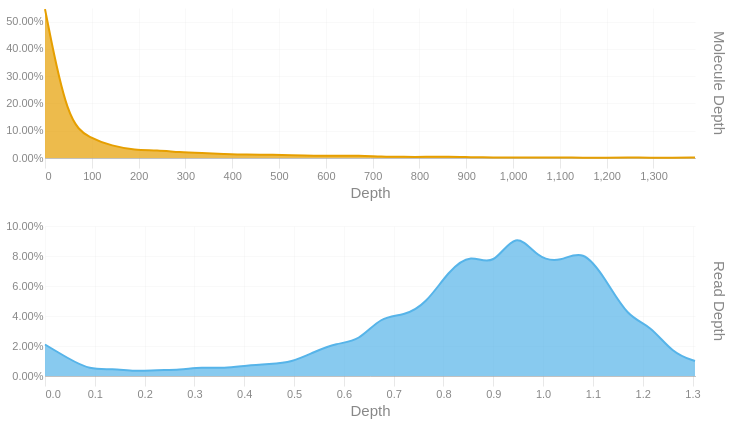

Here is the notebook cell this chart was saved with:
### Code cell
readdep = depth_hist(tb['Read Depth'], q99, 3)
readdep = readdep.with_columns(pl.lit('Read Depth').alias('Metric'))
if not SKIPLR:
    moldep = depth_hist(tb['Molecule Depth'], mol_q99, 1)
    moldep = moldep.with_columns(pl.lit('Molecule Depth').alias('Metric'))
    _hist = pl.concat([readdep, moldep])
    _hist = _hist.filter(pl.col('Proportion') != 0)
    with SafeRender(_hist):
        (
            alt.Chart(_hist)        
            .mark_area(interpolate = "basis")
            .encode(
                x=alt.X('Bin:Q').scale(domainMin=0).axis(alt.Axis(title='Depth')),
                y = alt.Y('Proportion:Q', title = None).axis(format = '.2%'),
                color = alt.Color('Metric:N').legend(None),
                row = alt.Row("Metric:N").header(title = None, labelOrient = 'right'),
                tooltip = [
                    alt.Tooltip("Metric:N", title = "Metric"),
                    alt.Tooltip('Interval:N', title = "Depth Interval"),
                    alt.Tooltip('Proportion:Q', title = "% Alignments").format('.2%')
                ]
            )
            .resolve_scale(x='independent', y='independent')
            .properties(
                height = 150, width = 650,
                usermeta={'embedOptions': {'downloadFileName': f'{samplename}.depth.hist'}}
            )
        ).display()
else:
    readdep = readdep.filter(pl.col('Proportion') != 0)
    with SafeRender(readdep):
        (
            alt.Chart(readdep)        
            .mark_area(interpolate = "basis")
            .encode(
                x=alt.X('Bin:Q').scale(domainMin=0).axis(alt.Axis(title='Depth')),
                y = alt.Y('Proportion:Q', title = None).axis(format = '.2%'),
                tooltip = [
                    alt.Tooltip('Interval:N', title = "Depth Interval"),
                    alt.Tooltip('Proportion:Q', title = "% Alignments").format('.2%')
                ]
            )
            .properties(
                usermeta={'embedOptions': {'downloadFileName': f'{samplename}.depth.hist'}}
            )
        ).display()

### Figure 1 — Vega-Lite specification as saved in the notebook (floating-point values rounded to 4 significant figures)
{"width": 650, "height": 150, "config": {"title": {"anchor": "start", "dy": -15, "fontSize": 18, "color": "#888888", "subtitleColor": "#888888", "subtitleFontSize": 14}, "arc": {"fill": "#0072B2"}, "axis": {"domainColor": "#888888", "domainWidth": 0.5, "gridWidth": 0.2, "grid": false, "titleFontWeight": 400, "titleFontSize": 15, "labelFontSize": 11, "labelColor": "#888888", "tickColor": "#888888", "tickWidth": 0.2, "titleColor": "#888888"}, "axisBand": {"grid": false}, "axisX": {"grid": true, "tickSize": 10, "domainCap": "round"}, "axisY": {"domain": false, "grid": true, "tickSize": 0, "domainCap": "round"}, "background": "transparent", "header": {"labelFontSize": 15, "labelColor": "#888888", "titleFontSize": 15, "titleFontWeight": 600, "titleColor": "#888888"}, "legend": {"labelFont": "sans-serif", "labelFontSize": 12, "labelColor": "#888888", "symbolSize": 100, "symbolType": "circle", "titleFontSize": 12, "titlePadding": 10, "titleColor": "#888888", "title": null}, "range": {"category": ["#E69F00", "#56B4E9", "#009E73", "#F0E442", "#0072B2", "#D55E00", "#CC79A7", "#000000"], "diverging": ["#cfe8f3", "#a2d4ec", "#73bfe2", "#46abdb", "#1696d2", "#12719e"]}, "area": {"fill": "#0072B2", "fillOpacity": 0.7, "line": true, "strokeOpacity": 0.7}, "line": {"color": "#0072B2", "stroke": "#0072B2", "strokeWidth": 2}, "trail": {"color": "#0072B2", "stroke": "#0072B2", "strokeWidth": 0, "size": 1}, "point": {"filled": true, "fillOpacity": 1.0, "size": 95}, "text": {"color": "#888888", "fontSize": 11, "align": "right", "fontWeight": 400, "size": 11}, "bar": {"fill": "#0072B2", "stroke": null}, "view": {"stroke": null, "continuousWidth": 660, "continuousHeight": 400}}, "data": {"name": "data-4f536f00f852d90f951347658b9e849b"}, "mark": {"type": "area", "interpolate": "basis"}, "encoding": {"color": {"field": "Metric", "legend": null, "type": "nominal"}, "row": {"field": "Metric", "header": {"title": null, "labelOrient": "right"}, "type": "nominal"}, "tooltip": [{"field": "Metric", "title": "Metric", "type": "nominal"}, {"field": "Interval", "title": "Depth Interval", "type": "nominal"}, {"field": "Proportion", "format": ".2%", "title": "% Alignments", "type": "quantitative"}], "x": {"axis": {"title": "Depth"}, "field": "Bin", "scale": {"domainMin": 0}, "type": "quantitative"}, "y": {"axis": {"format": ".2%"}, "field": "Proportion", "title": null, "type": "quantitative"}}, "resolve": {"scale": {"x": "independent", "y": "independent"}}, "usermeta": {"embedOptions": {"downloadFileName": "S3_Waccamaw_1709.depth.hist"}}, "$schema": "https://vega.github.io/schema/vega-lite/v6.1.0.json", "datasets": {"data-4f536f00f852d90f951347658b9e849b": [{"Bin": 0.0, "Interval": "0.0-0.045", "Proportion": 0.021, "Metric": "Read Depth"}, {"Bin": 0.045, "Interval": "0.045-0.09", "Proportion": 0.012, "Metric": "Read Depth"}, {"Bin": 0.09, "Interval": "0.09-0.135", "Proportion": 0.004, "Metric": "Read Depth"}, {"Bin": 0.135, "Interval": "0.135-0.18", "Proportion": 0.005, "Metric": "Read Depth"}, {"Bin": 0.18, "Interval": "0.18-0.225", "Proportion": 0.003, "Metric": "Read Depth"}, {"Bin": 0.225, "Interval": "0.225-0.27", "Proportion": 0.004, "Metric": "Read Depth"}, {"Bin": 0.27, "Interval": "0.27-0.315", "Proportion": 0.004, "Metric": "Read Depth"}, {"Bin": 0.315, "Interval": "0.315-0.36", "Proportion": 0.006, "Metric": "Read Depth"}, {"Bin": 0.36, "Interval": "0.36-0.405", "Proportion": 0.005, "Metric": "Read Depth"}, {"Bin": 0.405, "Interval": "0.405-0.45", "Proportion": 0.007, "Metric": "Read Depth"}, {"Bin": 0.45, "Interval": "0.45-0.495", "Proportion": 0.008, "Metric": "Read Depth"}, {"Bin": 0.495, "Interval": "0.495-0.54", "Proportion": 0.009, "Metric": "Read Depth"}, {"Bin": 0.54, "Interval": "0.54-0.585", "Proportion": 0.016, "Metric": "Read Depth"}, {"Bin": 0.585, "Interval": "0.585-0.63", "Proportion": 0.022, "Metric": "Read Depth"}, {"Bin": 0.63, "Interval": "0.63-0.675", "Proportion": 0.023, "Metric": "Read Depth"}, {"Bin": 0.675, "Interval": "0.675-0.72", "Proportion": 0.04, "Metric": "Read Depth"}, {"Bin": 0.72, "Interval": "0.72-0.765", "Proportion": 0.04, "Metric": "Read Depth"}, {"Bin": 0.765, "Interval": "0.765-0.81", "Proportion": 0.048, "Metric": "Read Depth"}, {"Bin": 0.81, "Interval": "0.81-0.855", "Proportion": 0.07, "Metric": "Read Depth"}, {"Bin": 0.855, "Interval": "0.855-0.9", "Proportion": 0.082, "Metric": "Read Depth"}, {"Bin": 0.9, "Interval": "0.9-0.945", "Proportion": 0.072, "Metric": "Read Depth"}, {"Bin": 0.945, "Interval": "0.945-0.99", "Proportion": 0.098, "Metric": "Read Depth"}, {"Bin": 0.99, "Interval": "0.99-1.035", "Proportion": 0.078, "Metric": "Read Depth"}, {"Bin": 1.035, "Interval": "1.035-1.08", "Proportion": 0.076, "Metric": "Read Depth"}, {"Bin": 1.08, "Interval": "1.08-1.125", "Proportion": 0.085, "Metric": "Read Depth"}, {"Bin": 1.125, "Interval": "1.125-1.17", "Proportion": 0.065, "Metric": "Read Depth"}, {"Bin": 1.17, "Interval": "1.17-1.215", "Proportion": 0.039, "Metric": "Read Depth"}, {"Bin": 1.215, "Interval": "1.215-1.26", "Proportion": 0.034, "Metric": "Read Depth"}, {"Bin": 1.26, "Interval": "1.26-1.305", "Proportion": 0.015, "Metric": "Read Depth"}, {"Bin": 1.305, "Interval": "1.305-1.35", "Proportion": 0.01, "Metric": "Read Depth"}, {"Bin": 0.0, "Interval": "0.0-47.9", "Proportion": 0.546, "Metric": "Molecule Depth"}, {"Bin": 47.9, "Interval": "47.9-95.8", "Proportion": 0.129, "Metric": "Molecule Depth"}, {"Bin": 95.8, "Interval": "95.8-143.7", "Proportion": 0.073, "Metric": "Molecule Depth"}, {"Bin": 143.7, "Interval": "143.7-191.5", "Proportion": 0.044, "Metric": "Molecule Depth"}, {"Bin": 191.5, "Interval": "191.5-239.4", "Proportion": 0.029, "Metric": "Molecule Depth"}, {"Bin": 239.4, "Interval": "239.4-287.3", "Proportion": 0.029, "Metric": "Molecule Depth"}, {"Bin": 287.3, "Interval": "287.3-335.2", "Proportion": 0.021, "Metric": "Molecule Depth"}, {"Bin": 335.2, "Interval": "335.2-383.1", "Proportion": 0.018, "Metric": "Molecule Depth"}, {"Bin": 383.1, "Interval": "383.1-431.0", "Proportion": 0.015, "Metric": "Molecule Depth"}, {"Bin": 431.0, "Interval": "431.0-478.9", "Proportion": 0.012, "Metric": "Molecule Depth"}, {"Bin": 478.9, "Interval": "478.9-526.8", "Proportion": 0.012, "Metric": "Molecule Depth"}, {"Bin": 526.8, "Interval": "526.8-574.6", "Proportion": 0.01, "Metric": "Molecule Depth"}, {"Bin": 574.6, "Interval": "574.6-622.5", "Proportion": 0.008, "Metric": "Molecule Depth"}, {"Bin": 622.5, "Interval": "622.5-670.4", "Proportion": 0.008, "Metric": "Molecule Depth"}, {"Bin": 670.4, "Interval": "670.4-718.3", "Proportion": 0.009, "Metric": "Molecule Depth"}, {"Bin": 718.3, "Interval": "718.3-766.2", "Proportion": 0.005, "Metric": "Molecule Depth"}, {"Bin": 766.2, "Interval": "766.2-814.1", "Proportion": 0.004, "Metric": "Molecule Depth"}, {"Bin": 814.1, "Interval": "814.1-862.0", "Proportion": 0.004, "Metric": "Molecule Depth"}, {"Bin": 862.0, "Interval": "862.0-909.9", "Proportion": 0.005, "Metric": "Molecule Depth"}, {"Bin": 909.9, "Interval": "909.9-957.7", "Proportion": 0.003, "Metric": "Molecule Depth"}, {"Bin": 957.7, "Interval": "957.7-1005.6", "Proportion": 0.002, "Metric": "Molecule Depth"}, {"Bin": 1006.0, "Interval": "1005.6-1053.5", "Proportion": 0.002, "Metric": "Molecule Depth"}, {"Bin": 1054.0, "Interval": "1053.5-1101.4", "Proportion": 0.002, "Metric": "Molecule Depth"}, {"Bin": 1101.0, "Interval": "1101.4-1149.3", "Proportion": 0.002, "Metric": "Molecule Depth"}, {"Bin": 1149.0, "Interval": "1149.3-1197.2", "Proportion": 0.001, "Metric": "Molecule Depth"}, {"Bin": 1197.0, "Interval": "1197.2-1245.1", "Proportion": 0.001, "Metric": "Molecule Depth"}, {"Bin": 1245.0, "Interval": "1245.1-1292.9", "Proportion": 0.002, "Metric": "Molecule Depth"}, {"Bin": 1293.0, "Interval": "1292.9-1340.8", "Proportion": 0.001, "Metric": "Molecule Depth"}, {"Bin": 1341.0, "Interval": "1340.8-1388.7", "Proportion": 0.001, "Metric": "Molecule Depth"}, {"Bin": 1389.0, "Interval": "1388.7-1436.61", "Proportion": 0.002, "Metric": "Molecule Depth"}]}}
